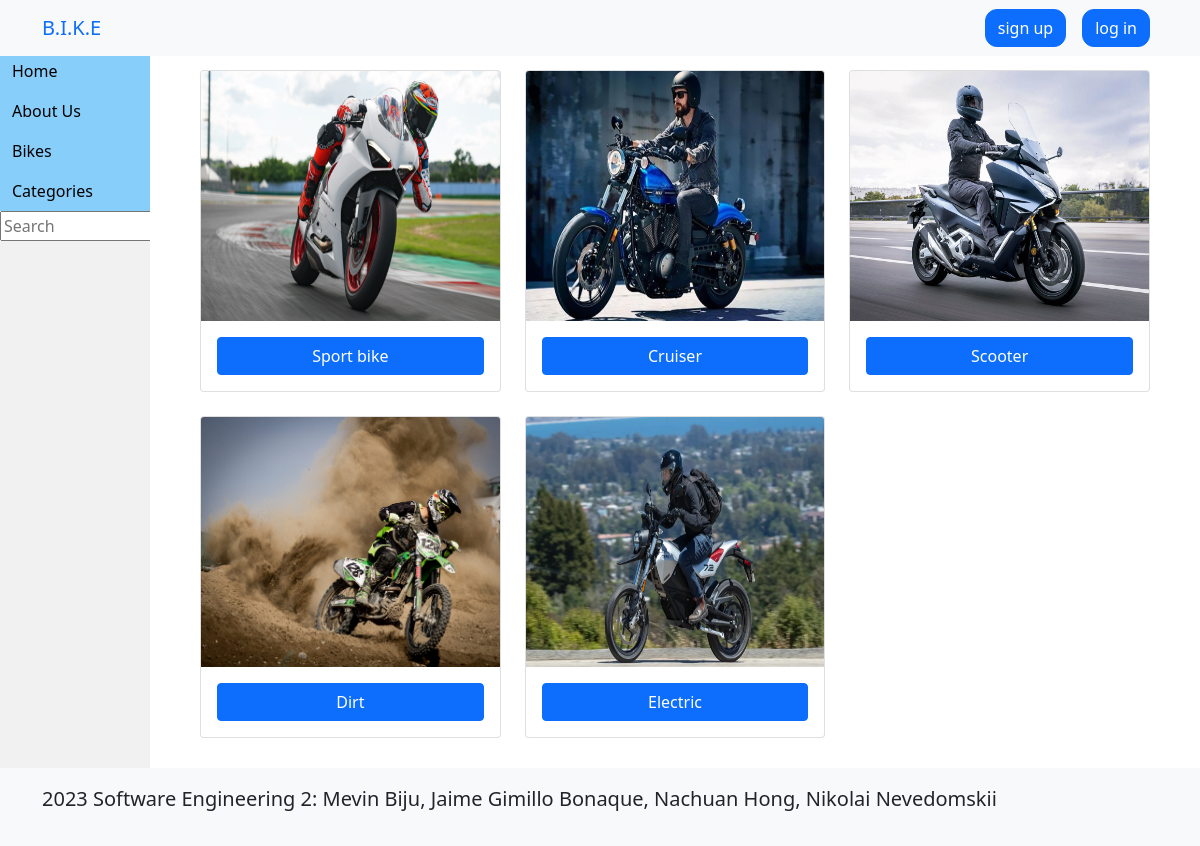
The page /categories/ on the database as committed earlier.
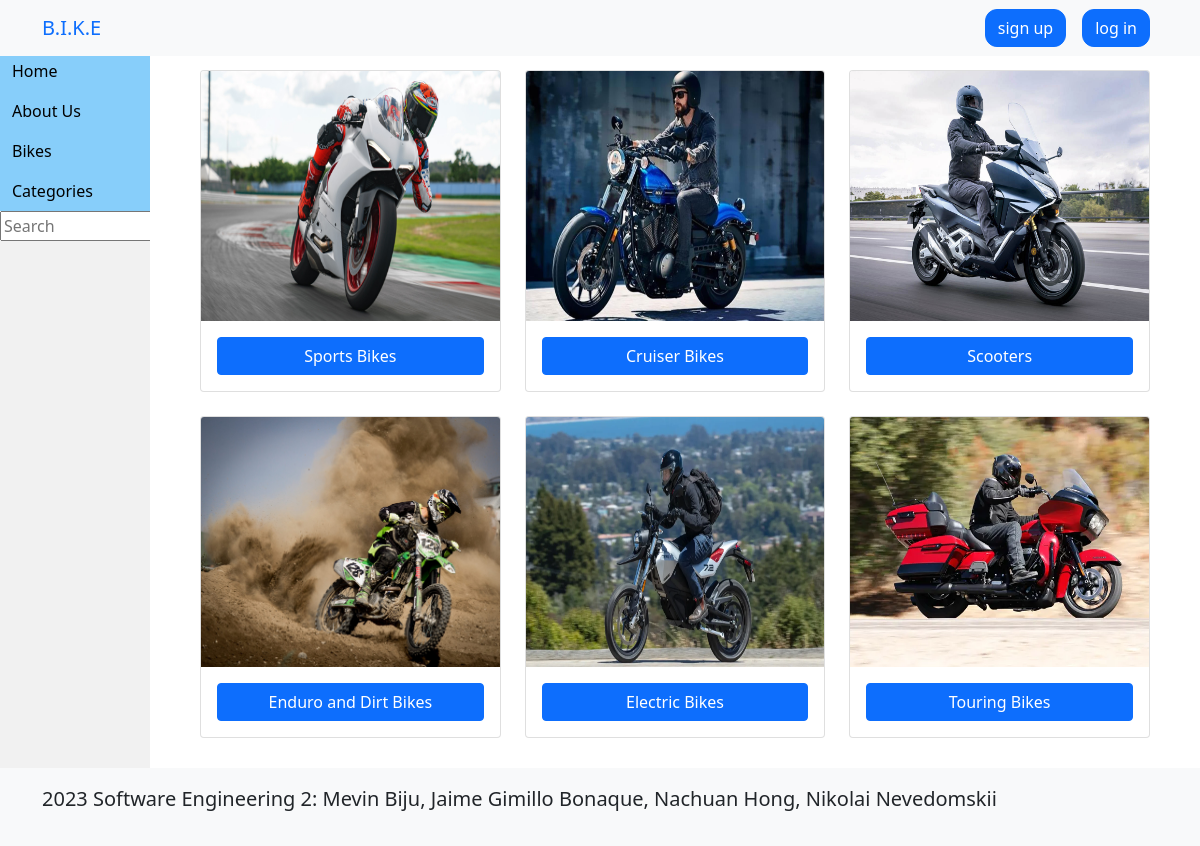
The same page on the database as committed later.
### bike/models.py (models this page shows, shortened)
class Category(models.Model):
    name = models.CharField(max_length=255, db_index=True)
    slug = models.SlugField(max_length=255, unique=True)
    image = models.ImageField(upload_to='categories/')
    class Meta:
        verbose_name_plural = 'Categories'

### bike/views.py (the view)
# urls.py: path('categories/', views.category_list, name='category_list'),
def category_list(request):
    categories = Category.objects.all()
    return render(request, 'category_list.html', {'categories': categories})

### templates/category_list.html (shortened to what this page needs)
{% extends 'base.html' %}
{% block content %}
     <div class="row row-cols-1 row-cols-md-2 row-cols-lg-3 g-4">
  {% for category in categories %}
    <div class="col">
      <div class="card h-100">
        <div class="card-body d-flex flex-column justify-content-end">
          <a href="{{ category.slug }}" class="btn btn-primary stretched-link">{{ category.name }}</a>
        </div>
      </div>
    </div>
  {% endfor %}
  </div>
{% endblock %}

Rows that differ between the two databases and show on the page:
changed Category: name "Sport bike" → "Sports Bikes"
changed Category: name "Cruiser" → "Cruiser Bikes"
changed Category: name "Scooter" → "Scooters"
changed Category: name "Dirt" → "Enduro and Dirt Bikes"
changed Category: name "Electric" → "Electric Bikes"
added Category: name "Touring Bikes"
